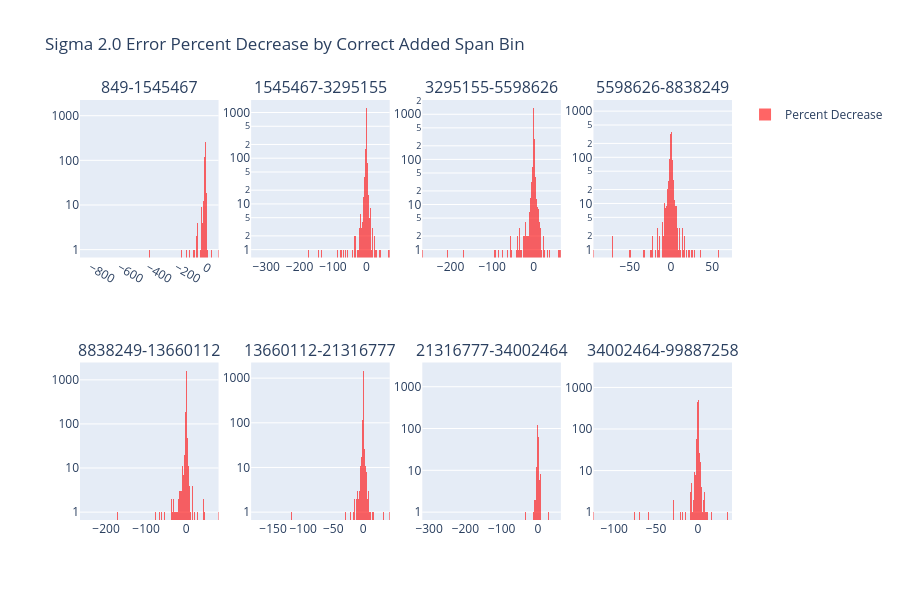

Notebook source saved alongside this figure:
### Code cell
error_change_proportion_by_correct_added_span_bin(S2_0_unary, data[2.0][0]['static_info'])

### Figure 1 — Plotly figure (JSON) as saved in the notebook; plotly's stock layout.template omitted (floating-point values rounded to 4 significant figures; data arrays with more than 128 entries replaced by an {"elided": "..."} marker saying what was removed)
{"data": [{"marker": {"color": "red"}, "name": "Percent Decrease", "opacity": 0.6, "showlegend": true, "type": "histogram", "x": {"elided": "4064 float values"}, "xaxis": "x", "yaxis": "y"}, {"marker": {"color": "red"}, "name": "Percent Decrease", "opacity": 0.6, "showlegend": false, "type": "histogram", "x": {"elided": "4063 float values"}, "xaxis": "x2", "yaxis": "y2"}, {"marker": {"color": "red"}, "name": "Percent Decrease", "opacity": 0.6, "showlegend": false, "type": "histogram", "x": {"elided": "4063 float values"}, "xaxis": "x3", "yaxis": "y3"}, {"marker": {"color": "red"}, "name": "Percent Decrease", "opacity": 0.6, "showlegend": false, "type": "histogram", "x": {"elided": "4063 float values"}, "xaxis": "x4", "yaxis": "y4"}, {"marker": {"color": "red"}, "name": "Percent Decrease", "opacity": 0.6, "showlegend": false, "type": "histogram", "x": {"elided": "4063 float values"}, "xaxis": "x5", "yaxis": "y5"}, {"marker": {"color": "red"}, "name": "Percent Decrease", "opacity": 0.6, "showlegend": false, "type": "histogram", "x": {"elided": "4063 float values"}, "xaxis": "x6", "yaxis": "y6"}, {"marker": {"color": "red"}, "name": "Percent Decrease", "opacity": 0.6, "showlegend": false, "type": "histogram", "x": {"elided": "4063 float values"}, "xaxis": "x7", "yaxis": "y7"}, {"marker": {"color": "red"}, "name": "Percent Decrease", "opacity": 0.6, "showlegend": false, "type": "histogram", "x": {"elided": "4064 float values"}, "xaxis": "x8", "yaxis": "y8"}], "layout": {"annotations": [{"font": {"size": 16}, "showarrow": false, "text": "849-1545467", "x": 0.1062, "xanchor": "center", "xref": "paper", "y": 1, "yanchor": "bottom", "yref": "paper"}, {"font": {"size": 16}, "showarrow": false, "text": "1545467-3295155", "x": 0.3688, "xanchor": "center", "xref": "paper", "y": 1, "yanchor": "bottom", "yref": "paper"}, {"font": {"size": 16}, "showarrow": false, "text": "3295155-5598626", "x": 0.6313, "xanchor": "center", "xref": "paper", "y": 1, "yanchor": "bottom", "yref": "paper"}, {"font": {"size": 16}, "showarrow": false, "text": "5598626-8838249", "x": 0.8938, "xanchor": "center", "xref": "paper", "y": 1, "yanchor": "bottom", "yref": "paper"}, {"font": {"size": 16}, "showarrow": false, "text": "8838249-13660112", "x": 0.1062, "xanchor": "center", "xref": "paper", "y": 0.375, "yanchor": "bottom", "yref": "paper"}, {"font": {"size": 16}, "showarrow": false, "text": "13660112-21316777", "x": 0.3688, "xanchor": "center", "xref": "paper", "y": 0.375, "yanchor": "bottom", "yref": "paper"}, {"font": {"size": 16}, "showarrow": false, "text": "21316777-34002464", "x": 0.6313, "xanchor": "center", "xref": "paper", "y": 0.375, "yanchor": "bottom", "yref": "paper"}, {"font": {"size": 16}, "showarrow": false, "text": "34002464-99887258", "x": 0.8938, "xanchor": "center", "xref": "paper", "y": 0.375, "yanchor": "bottom", "yref": "paper"}], "barmode": "overlay", "height": 600, "title": {"text": "Sigma 2.0 Error Percent Decrease by Correct Added Span Bin"}, "xaxis": {"anchor": "y", "domain": [0, 0.2125]}, "xaxis2": {"anchor": "y2", "domain": [0.2625, 0.475]}, "xaxis3": {"anchor": "y3", "domain": [0.525, 0.7375]}, "xaxis4": {"anchor": "y4", "domain": [0.7875, 1]}, "xaxis5": {"anchor": "y5", "domain": [0, 0.2125]}, "xaxis6": {"anchor": "y6", "domain": [0.2625, 0.475]}, "xaxis7": {"anchor": "y7", "domain": [0.525, 0.7375]}, "xaxis8": {"anchor": "y8", "domain": [0.7875, 1]}, "yaxis": {"anchor": "x", "domain": [0.625, 1], "type": "log"}, "yaxis2": {"anchor": "x2", "domain": [0.625, 1], "type": "log"}, "yaxis3": {"anchor": "x3", "domain": [0.625, 1], "type": "log"}, "yaxis4": {"anchor": "x4", "domain": [0.625, 1], "type": "log"}, "yaxis5": {"anchor": "x5", "domain": [0, 0.375], "type": "log"}, "yaxis6": {"anchor": "x6", "domain": [0, 0.375], "type": "log"}, "yaxis7": {"anchor": "x7", "domain": [0, 0.375], "type": "log"}, "yaxis8": {"anchor": "x8", "domain": [0, 0.375], "type": "log"}}}
